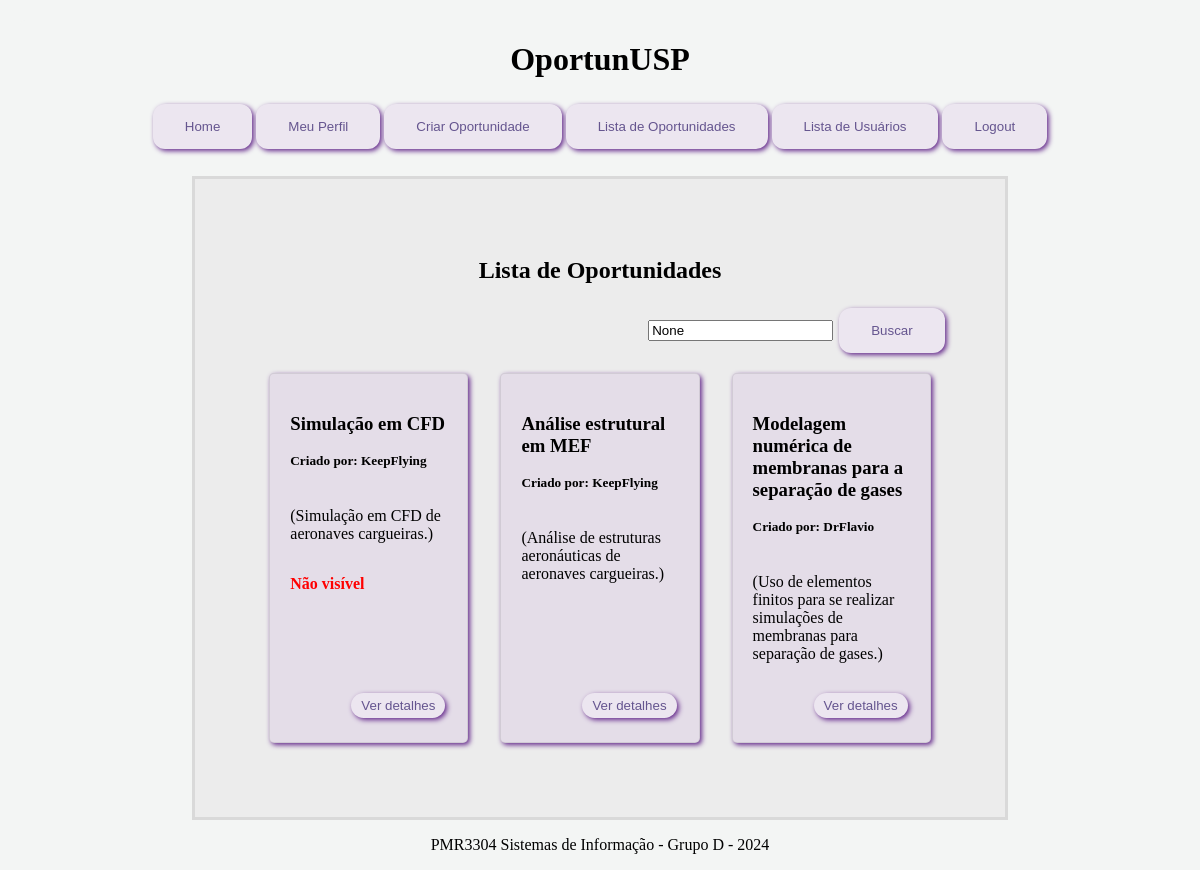
The app's page /oportunidades/opportunity/ (signed in) with its own data.
### oportunidades/models.py (models this page shows, shortened)
class Opportunity(models.Model):
    title = models.CharField(max_length=255)
    description = models.TextField()
    posted_by = models.ForeignKey(User, on_delete=models.CASCADE, related_name='posted_opportunities')  # Quem publicou
    category = models.CharField(max_length=100)  # Área da pesquisa
    date_posted = models.DateTimeField(auto_now_add=True)
    is_active = models.BooleanField(default=True)  # Se a oportunidade está ativa
    subscribers = models.ManyToManyField(User, related_name='subscribed_opportunities', blank=True)  # Usuários inscritos

### oportunidades/views.py (the view)
# urls.py: path('opportunity/', views.opportunity_list, name='opportunity_list'),
def opportunity_list(request):
    query = request.GET.get('q')  # Obtém o termo de busca da URL
    if query:
        opportunities = Opportunity.objects.filter(
            Q(title__icontains=query) | Q(description__icontains=query)
        )
    else:
        opportunities = Opportunity.objects.all()
    if request.user.is_authenticated:
        opportunities = opportunities.filter(
            Q(is_active=True) | Q(posted_by=request.user)
        )
    else:
        opportunities = opportunities.filter(is_active=True)
    return render(request, 'oportunidades/opportunity_list.html', {'opportunities': opportunities, 'query': query})

### oportunidades/templates/oportunidades/opportunity_list.html (shortened to what this page needs)
{% extends 'base_generic.html' %}
{% block content %}
    <h2>Lista de Oportunidades</h2>
    <div id="search">
        <form method="get" action="{% url 'opportunity_list' %}">
            <input type="text" name="q" placeholder="Buscar oportunidades..." value="{{ query }}">
            <button type="submit">Buscar</button>
        </form>
    </div>
    <section class="opportunities_list">
        {% for opportunity in opportunities %}
            <article class="card">
                <h3>{{ opportunity.title }}</h3>
                <h5 style="margin-top: 0;">Criado por: {{ opportunity.posted_by }}</h5>
                <p>({{ opportunity.description }})</p>
                {% if not opportunity.is_active and opportunity.posted_by == request.user %}
                    <p style="color: red; font-weight: bold;">Não visível</p>
                {% endif %}
                <div id="card_lower_section">
                    <a href="{% url 'opportunity_detail' opportunity.pk %}">
                        <button class="button_variation">Ver detalhes</button>
                    </a>
                </div>
            </article>
        {% empty %}
            Nenhuma oportunidade encontrada.
        {% endfor %}
    </section>
{% endblock %}

### oportunidades/static/style.css (style rules this page uses)
:root { --button-color:#ECE6F0; --button-hoverColor: #652a8c; --background-color: #F3F5F4; --header-color: #F3F5F4; --nav_color: #6e55a6 ; --content-color: #ececec; --accent-color: #ffffff; --border-color: #00000015; --text-dark:#65558F; --card-background: #e4dde8; }
body { height: 100vh; display: flex; flex-direction: column; background-color: var(--background-color); align-items: center; flex-grow: 1; padding:1%; }
button { background-color: var(--button-color); border: none; color: white; padding: 15px 32px; text-align: center; margin: 4px 2px; border-radius: 12px; transition: background-color 0.3s ease; color: var(--text-dark); box-shadow: 2px 2px 5px var(--button-hoverColor); }
.button_variation { background-color: var(--button-color); border: none; color: white; padding: 5px 10px; text-align: center; margin: 4px 2px; border-radius: 25px; transition: background-color 0.3s ease; color: var(--text-dark); box-shadow: 2px 2px 5px var(--button-hoverColor); }
.opportunities_list { display: flex; flex-direction: row; flex-wrap: wrap; justify-content: space-around; }
.card { display: flex; flex-direction: column; border: 1px solid var(--border-color); border-radius: 5px; box-shadow: 2px 2px 5px var(--button-hoverColor); margin: 1rem; padding: 1.25rem; width: 15cap; background-color: var(--card-background); }
#card_lower_section { display: flex; justify-content: end; padding-top:10px; align-items: end; flex-grow: 1; }
#search { display: flex; justify-content: end; width: 100%; }

### records on screen
Opportunity: title "Simulação em CFD", posted_by "KeepFlying", description "Simulação em CFD de aeronaves cargueiras.", is_active "Não visível"
Opportunity: title "Análise estrutural em MEF", posted_by "KeepFlying", description "Análise de estruturas aeronáuticas de aeronaves cargueiras."
Opportunity: title "Modelagem numérica de membranas para a separação de gases", posted_by "DrFlavio", description "Uso de elementos finitos para se realizar simulações de membranas para separação de gases."
